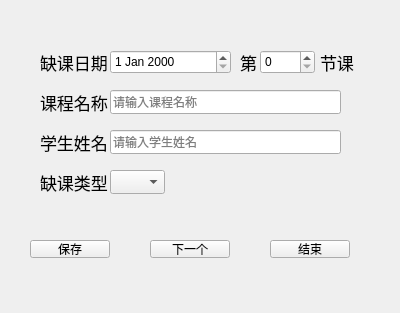
<?xml version="1.0" encoding="UTF-8"?>
<ui version="4.0">
 <class>input</class>
 <widget class="QWidget" name="input">
  <property name="geometry">
   <rect>
    <x>0</x>
    <y>0</y>
    <width>400</width>
    <height>313</height>
   </rect>
  </property>
  <property name="minimumSize">
   <size>
    <width>400</width>
    <height>313</height>
   </size>
  </property>
  <property name="maximumSize">
   <size>
    <width>400</width>
    <height>313</height>
   </size>
  </property>
  <property name="windowTitle">
   <string>Form</string>
  </property>
  <widget class="QDateEdit" name="date">
   <property name="geometry">
    <rect>
     <x>110</x>
     <y>50</y>
     <width>121</width>
     <height>24</height>
    </rect>
   </property>
  </widget>
  <widget class="QLabel" name="label">
   <property name="geometry">
    <rect>
     <x>40</x>
     <y>50</y>
     <width>70</width>
     <height>24</height>
    </rect>
   </property>
   <property name="font">
    <font>
     <pointsize>13</pointsize>
    </font>
   </property>
   <property name="text">
    <string>缺课日期</string>
   </property>
  </widget>
  <widget class="QLabel" name="label_2">
   <property name="geometry">
    <rect>
     <x>220</x>
     <y>50</y>
     <width>37</width>
     <height>24</height>
    </rect>
   </property>
   <property name="font">
    <font>
     <pointsize>13</pointsize>
    </font>
   </property>
   <property name="text">
    <string>第</string>
   </property>
   <property name="alignment">
    <set>Qt::AlignRight|Qt::AlignTrailing|Qt::AlignVCenter</set>
   </property>
  </widget>
  <widget class="QSpinBox" name="ClassNum">
   <property name="geometry">
    <rect>
     <x>260</x>
     <y>50</y>
     <width>55</width>
     <height>24</height>
    </rect>
   </property>
  </widget>
  <widget class="QLabel" name="label_3">
   <property name="geometry">
    <rect>
     <x>320</x>
     <y>50</y>
     <width>37</width>
     <height>24</height>
    </rect>
   </property>
   <property name="font">
    <font>
     <pointsize>13</pointsize>
    </font>
   </property>
   <property name="text">
    <string>节课</string>
   </property>
  </widget>
  <widget class="QLabel" name="label_4">
   <property name="geometry">
    <rect>
     <x>40</x>
     <y>90</y>
     <width>70</width>
     <height>24</height>
    </rect>
   </property>
   <property name="font">
    <font>
     <pointsize>13</pointsize>
    </font>
   </property>
   <property name="text">
    <string>课程名称</string>
   </property>
  </widget>
  <widget class="QLineEdit" name="ClassName">
   <property name="geometry">
    <rect>
     <x>110</x>
     <y>90</y>
     <width>231</width>
     <height>24</height>
    </rect>
   </property>
   <property name="placeholderText">
    <string>请输入课程名称</string>
   </property>
  </widget>
  <widget class="QLineEdit" name="StuName">
   <property name="geometry">
    <rect>
     <x>110</x>
     <y>130</y>
     <width>231</width>
     <height>24</height>
    </rect>
   </property>
   <property name="placeholderText">
    <string>请输入学生姓名</string>
   </property>
  </widget>
  <widget class="QLabel" name="label_5">
   <property name="geometry">
    <rect>
     <x>40</x>
     <y>130</y>
     <width>70</width>
     <height>24</height>
    </rect>
   </property>
   <property name="font">
    <font>
     <pointsize>13</pointsize>
    </font>
   </property>
   <property name="text">
    <string>学生姓名</string>
   </property>
  </widget>
  <widget class="QComboBox" name="Method">
   <property name="geometry">
    <rect>
     <x>110</x>
     <y>170</y>
     <width>55</width>
     <height>24</height>
    </rect>
   </property>
   <item>
    <property name="text">
     <string/>
    </property>
   </item>
   <item>
    <property name="text">
     <string>迟到</string>
    </property>
   </item>
   <item>
    <property name="text">
     <string>旷课</string>
    </property>
   </item>
   <item>
    <property name="text">
     <string>早退</string>
    </property>
   </item>
   <item>
    <property name="text">
     <string>请假</string>
    </property>
   </item>
  </widget>
  <widget class="QLabel" name="label_6">
   <property name="geometry">
    <rect>
     <x>40</x>
     <y>170</y>
     <width>70</width>
     <height>24</height>
    </rect>
   </property>
   <property name="font">
    <font>
     <pointsize>13</pointsize>
    </font>
   </property>
   <property name="text">
    <string>缺课类型</string>
   </property>
  </widget>
  <widget class="QPushButton" name="next">
   <property name="geometry">
    <rect>
     <x>150</x>
     <y>240</y>
     <width>80</width>
     <height>18</height>
    </rect>
   </property>
   <property name="text">
    <string>下一个</string>
   </property>
  </widget>
  <widget class="QPushButton" name="finish">
   <property name="geometry">
    <rect>
     <x>270</x>
     <y>240</y>
     <width>80</width>
     <height>18</height>
    </rect>
   </property>
   <property name="text">
    <string>结束</string>
   </property>
  </widget>
  <widget class="QPushButton" name="save">
   <property name="geometry">
    <rect>
     <x>30</x>
     <y>240</y>
     <width>80</width>
     <height>18</height>
    </rect>
   </property>
   <property name="text">
    <string>保存</string>
   </property>
  </widget>
 </widget>
 <resources/>
 <connections/>
</ui>
